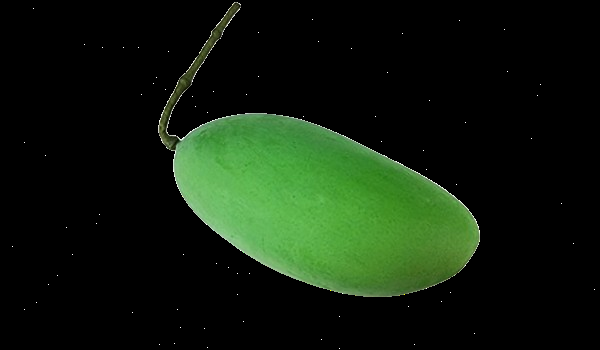
#> input picture raw_mango.png, 600 x 350 px, given in place of the camera
$ python main.py
#> lines starting #> are read from the running program, lines starting #| are printed output that depends on the picture; after the words box and inside, x2 and y2 are one past the last pixel; in counts of white or black regions, pixels touching at a corner belong together
#> further down, frame is the input picture: shape (350, 600, 3); mean B, G, R 12.8, 29.3, 15.9
from scipy.spatial.distance import euclidean
from imutils import perspective
from imutils import contours
import numpy as np
import imutils
import cv2

def show_images(images):
    for i, img in enumerate(images):
        cv2.imshow("image_" + str(i), img)
    cv2.waitKey(0)
    cv2.destroyAllWindows()

cap = cv2.VideoCapture(0)

def process_frame(frame):
    gray = cv2.cvtColor(frame, cv2.COLOR_BGR2GRAY)
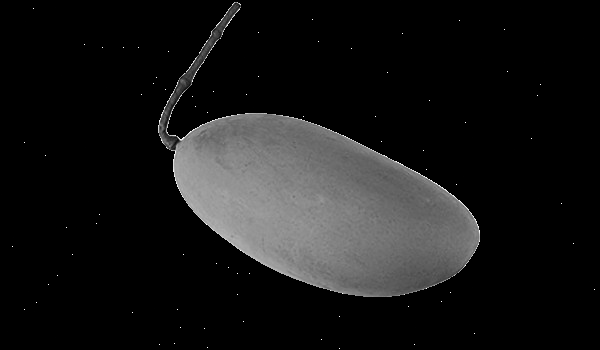
#> gray: shape (350, 600); min 0, max 255, mean 23.4
    blur = cv2.GaussianBlur(gray, (9, 9), 0)
    edged = cv2.Canny(blur, 50, 100)
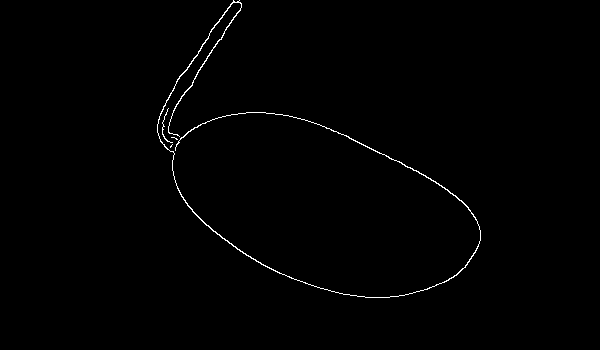
#> edged: shape (350, 600); 0.67% white in thin lines or dots, all inside (x1, y1, x2, y2) = (157, 0, 481, 298)
    edged = cv2.dilate(edged, None, iterations=1)
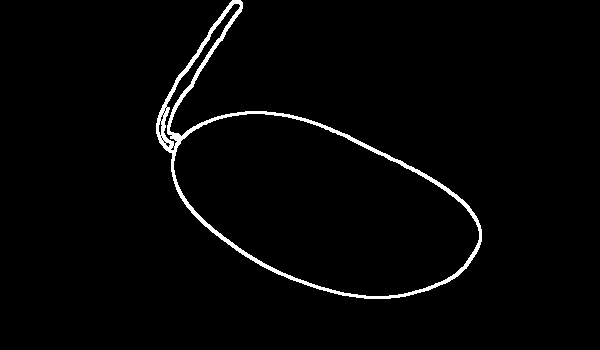
#> edged: shape (350, 600); 2.1% white; 1 white region, box (x1, y1, x2, y2) and area: (156, 0, 482, 299) 4470
    edged = cv2.erode(edged, None, iterations=1)

    cnts = cv2.findContours(edged.copy(), cv2.RETR_EXTERNAL, cv2.CHAIN_APPROX_SIMPLE)
#> cnts = 1 contour; box (x1, y1, x2, y2) and area: (157, 0, 481, 298) 40544
    cnts = imutils.grab_contours(cnts)

    if len(cnts) == 0:
        return frame  # No contours found, return original frame

    (cnts, _) = contours.sort_contours(cnts)

    cnts = [x for x in cnts if cv2.contourArea(x) > 100]

    if len(cnts) == 0:
        return frame  # No valid contours found, return original frame

    ref_object = cnts[0]
#> ref_object = contour of 558 points, box (x1, y1, x2, y2) (157, 0, 481, 298), area 40544
    box = cv2.minAreaRect(ref_object)
#> box = ((302.8, 184.8), (189.3, 351.1), -47.98)
    box = cv2.boxPoints(box)
#> box = [[369.9, 372.6], [109, 137.6], [235.7, -2.98], [496.5, 232]]
    box = np.array(box, dtype="int")
#> box = [[369, 372], [109, 137], [235, -2], [496, 232]]
    box = perspective.order_points(box)
#> box = [[235, -2], [496, 232], [369, 372], [109, 137]]
    (tl, tr, br, bl) = box
#> tl = [235, -2]; tr = [496, 232]; br = [369, 372]; bl = [109, 137]
    dist_in_pixel = euclidean(tl, tr)
#> dist_in_pixel = 350.5
    dist_in_cm = 2
    pixel_per_cm = dist_in_pixel / dist_in_cm
#> pixel_per_cm = 175.3

    for cnt in cnts:
        box = cv2.minAreaRect(cnt)
        box = cv2.boxPoints(box)
        box = np.array(box, dtype="int")
        box = perspective.order_points(box)
        (tl, tr, br, bl) = box
        cv2.drawContours(frame, [box.astype("int")], -1, (0, 0, 255), 2)
        wid = euclidean(tl, tr) / pixel_per_cm
        ht = euclidean(tr, br) / pixel_per_cm
        cv2.putText(frame, "{:.1f}cm".format(wid), (int(tl[0]), int(tl[1] - 10)),
                    cv2.FONT_HERSHEY_SIMPLEX, 0.5, (255, 255, 0), 2)
        cv2.putText(frame, "{:.1f}cm".format(ht), (int(tr[0]), int(tr[1] + 15)),
                    cv2.FONT_HERSHEY_SIMPLEX, 0.5, (255, 255, 0), 2)
#> this loop made 1 pass
#> (tl, tr, br, bl, wid, ht) on pass 1: ([235, -2], [496, 232], [369, 372], [109, 137], 2, 1.08)
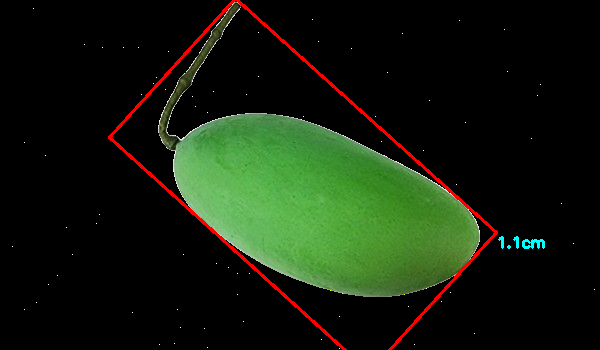
#> frame: shape (350, 600, 3); 1.63% of pixels changed, all inside (x1, y1, x2, y2) = (108, 0, 545, 350)

    return frame


# Process frames from webcam
while True:
    ret, frame = cap.read()
    if not ret:
        break

    processed_frame = process_frame(frame)
    cv2.imshow('Object Measurement', processed_frame)

    if cv2.waitKey(1) & 0xFF == ord('q'):
#> (key q is pressed here)
        break

# Release the webcam and close windows
cap.release()
cv2.destroyAllWindows()

$ run again, on ripe_mango.png
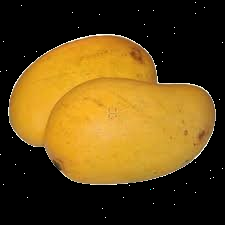
#> input picture ripe_mango.png, 225 x 225 px, given in place of the camera
#> frame is the input picture: shape (225, 225, 3); mean B, G, R 21.4, 70.4, 95.9
#> in process_frame, `edged = cv2.dilate(edged, None, iterations=1)`:
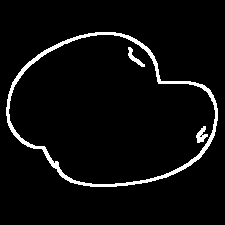
#> edged: shape (225, 225); 4.6% white; 3 white regions, box (x1, y1, x2, y2) and area: (6, 32, 218, 187) 2130, (196, 126, 208, 143) 110, (128, 47, 145, 67) 105
#> cnts = 1 contour; box (x1, y1, x2, y2) and area: (7, 33, 217, 186) 22788
#> ref_object = contour of 258 points, box (x1, y1, x2, y2) (7, 33, 217, 186), area 22788
#> in process_frame, `box = cv2.minAreaRect(ref_object)`: box = ((109.4, 115), (153, 195.8), -55.89)
#> in process_frame, `box = cv2.boxPoints(box)`: box = [[147.6, 233.3], [-14.52, 123.5], [71.31, -3.21], [233.4, 106.6]]
#> in process_frame, `box = np.array(box, dtype="int")`: box = [[147, 233], [-14, 123], [71, -3], [233, 106]]
#> in process_frame, `box = perspective.order_points(box)`: box = [[71, -3], [233, 106], [147, 233], [-14, 123]]
#> in process_frame, `(tl, tr, br, bl) = box`: tl = [71, -3]; tr = [233, 106]; br = [147, 233]; bl = [-14, 123]
#> dist_in_pixel = 195.3
#> pixel_per_cm = 97.63
#> the loop in process_frame, `for cnt in cnts:` made 1 pass
#> (tl, tr, br, bl, wid, ht) on pass 1: ([71, -3], [233, 106], [147, 233], [-14, 123], 2, 1.57)
#> after the loop in process_frame, `for cnt in cnts:`:
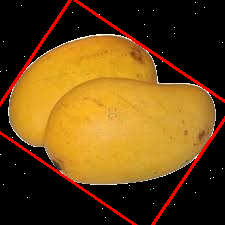
#> frame: shape (225, 225, 3); 3.7% of pixels changed, all inside (x1, y1, x2, y2) = (0, 0, 225, 225)
